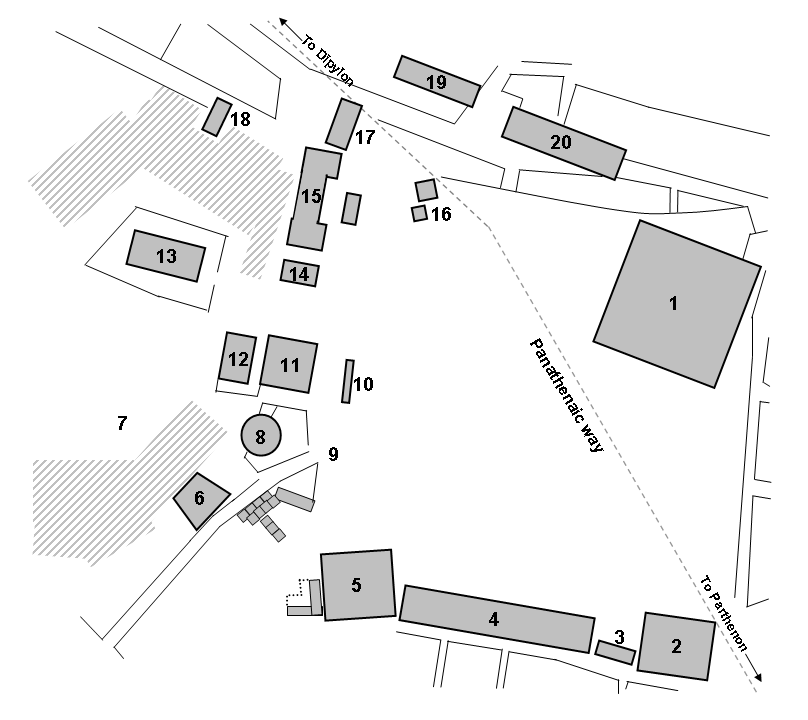
#> input picture agora.png, 808 x 720 px, found by its file name
$ python regions.py
#> lines starting #> are read from the running program, lines starting #| are printed output that depends on the picture; after the words box and inside, x2 and y2 are one past the last pixel; in counts of white or black regions, pixels touching at a corner belong together
"""Extract the grey building areas of agora.png as SVG paths (one per legend number).

Usage: python3 tools/regions.py > regions.json
then paste the output into the <script id="regions"> block of index.html.
"""
import json
import sys
from collections import deque

import numpy as np
from PIL import Image

img = np.array(Image.open(sys.argv[1] if len(sys.argv) > 1 else "agora.png"))
#> img is the input picture: shape (720, 808); min 0, max 255, mean 240.9
H, W = img.shape
#> H = 720; W = 808
grey = (img > 150) & (img < 230)
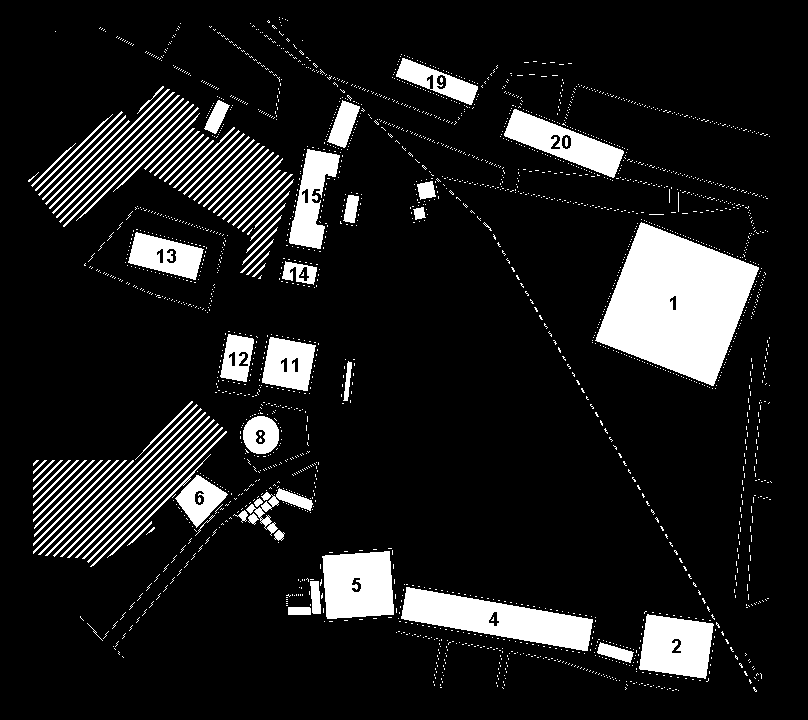
#> grey: shape (720, 808) bool; 11.7% white; 2307 white regions (2212 under 20 px), largest, box (x1, y1, x2, y2) and area: (595, 222, 759, 386) 16114, (401, 587, 593, 651) 6088, (322, 551, 394, 619) 4236

# A seed pixel inside each building's grey fill (several when the legend
# number covers more than one structure).
SEEDS = {
    1: [(652, 314)], 2: [(656, 654)], 3: [(607, 653)], 4: [(460, 618)],
    5: [(386, 598)], 6: [(212, 489)], 8: [(268, 427)], 10: [(348, 376)],
    11: [(298, 345)], 12: [(230, 359)], 13: [(158, 247)], 14: [(297, 267)],
    15: [(310, 187)], 16: [(423, 185), (418, 211)], 17: [(356, 109)],
    18: [(215, 113)], 19: [(422, 75)], 20: [(551, 127)],
}
# Colonos Agoraios (7) is the hatched hill: every grey pixel in these boxes
# that does not belong to a building.
HILL_BOXES = [(25, 85, 300, 280), (25, 395, 232, 572)]


def flood(x, y):
    seen, q = {(y, x)}, deque([(y, x)])
    while q:
        cy, cx = q.popleft()
        for ny, nx in ((cy + 1, cx), (cy - 1, cx), (cy, cx + 1), (cy, cx - 1)):
            if 0 <= ny < H and 0 <= nx < W and grey[ny, nx] and (ny, nx) not in seen:
                seen.add((ny, nx))
                q.append((ny, nx))
    return seen


def to_path(pixels):
    """Horizontal runs, merged vertically when identical, as an SVG path."""
    rows = {}
    for y, x in pixels:
        rows.setdefault(y, []).append(x)
    runs = {}
    for y, xs in rows.items():
        xs.sort()
        r, start = [], xs[0]
        for a, b in zip(xs, xs[1:] + [None]):
            if b != a + 1:
                r.append((start, a + 1))
                start = b
        runs[y] = r
    rects, open_ = [], {}
    for y in range(H + 1):
        cur = set(runs.get(y, []))
        for run in list(open_):
            if run not in cur:
                rects.append((run[0], open_.pop(run), run[1] - run[0], y))
        for run in cur:
            open_.setdefault(run, y)
    return "".join(f"M{x} {y0}h{w}V{y1}h-{w}z" for x, y0, w, y1 in
                   ((x, y0, w, y1) for x, y0, w, y1 in rects))


building_px = {}
for n, seeds in SEEDS.items():
    px = set()
    for x, y in seeds:
        px |= flood(x, y)
    building_px[n] = px
taken = set().union(*building_px.values())


# The hatching is made of thin lines: cover it with a coarse grid of cells
# so the highlight reads as a solid area.
CELL = 6
cells = set()
for x0, y0, x1, y1 in HILL_BOXES:
    for y in range(y0, y1):
        for x in range(x0, x1):
            if grey[y, x] and (y, x) not in taken:
                cells.add((y // CELL, x // CELL))
hill_px = {(cy * CELL + dy, cx * CELL + dx) for cy, cx in cells
           for dy in range(CELL) for dx in range(CELL)}

out = {"width": W, "height": H, "paths": {str(n): to_path(p) for n, p in building_px.items()}}
out["paths"]["7"] = to_path(hill_px)


def digits_box(cx, cy, r=16):
    """Bounding box of the dark legend digits around an approximate position."""
    ys, xs = np.where(img[cy - r:cy + r, cx - r:cx + r] < 100)
    # keep the cluster closest to the guess (ignore outlines nearby)
    d = (xs - r) ** 2 + (ys - r) ** 2
    keep = d < (r * 0.8) ** 2
    xs, ys = xs[keep] + cx - r, ys[keep] + cy - r
    return [int(xs.min()), int(ys.min()), int(xs.max()) + 1, int(ys.max()) + 1]


LABELS = {1: (673, 302), 2: (676, 646), 3: (620, 636), 4: (493, 619), 5: (356, 587),
          6: (199, 496), 7: (122, 423), 8: (260, 437), 9: (333, 455), 10: (363, 384),
          11: (290, 364), 12: (237, 358), 13: (166, 255), 14: (298, 272), 15: (311, 196),
          16: (441, 215), 17: (364, 137), 18: (240, 119), 19: (436, 83), 20: (561, 142)}
out["labels"] = {str(n): digits_box(*p) for n, p in LABELS.items()}
json.dump(out, sys.stdout, separators=(",", ":"))
#> (printed output is left out)
